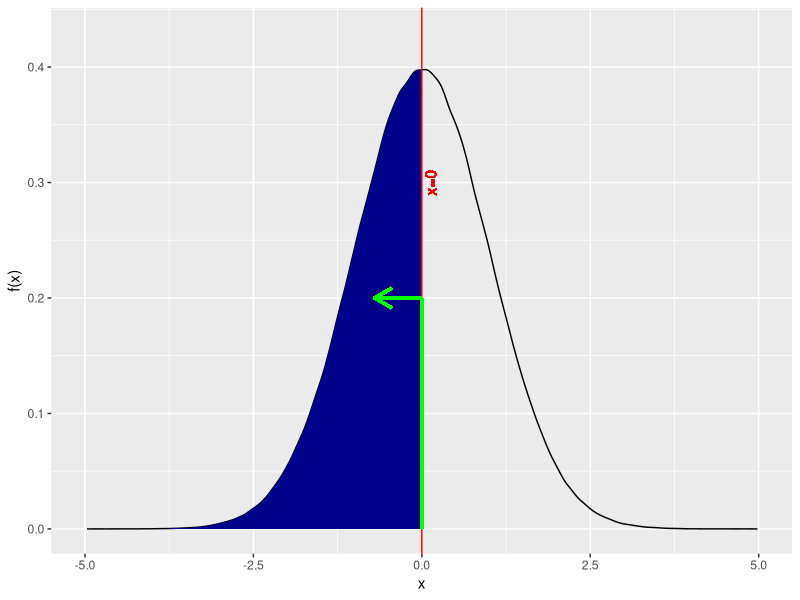
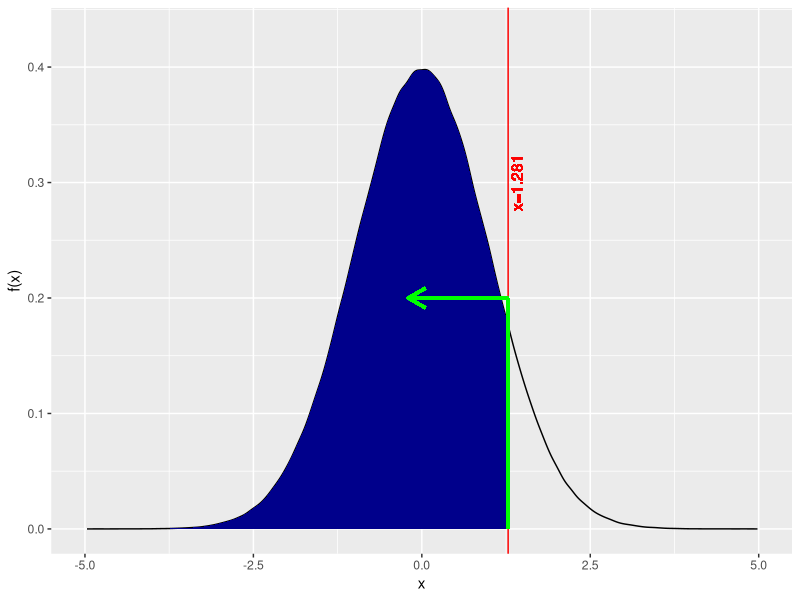
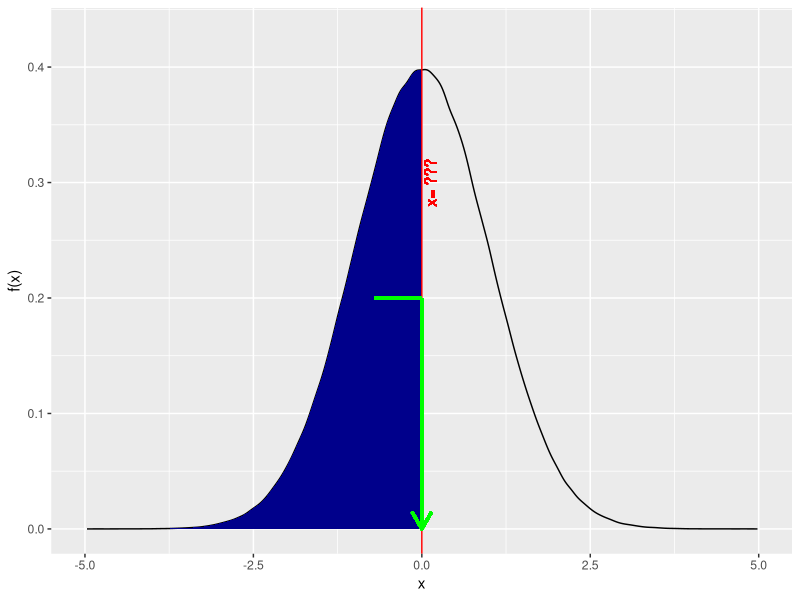
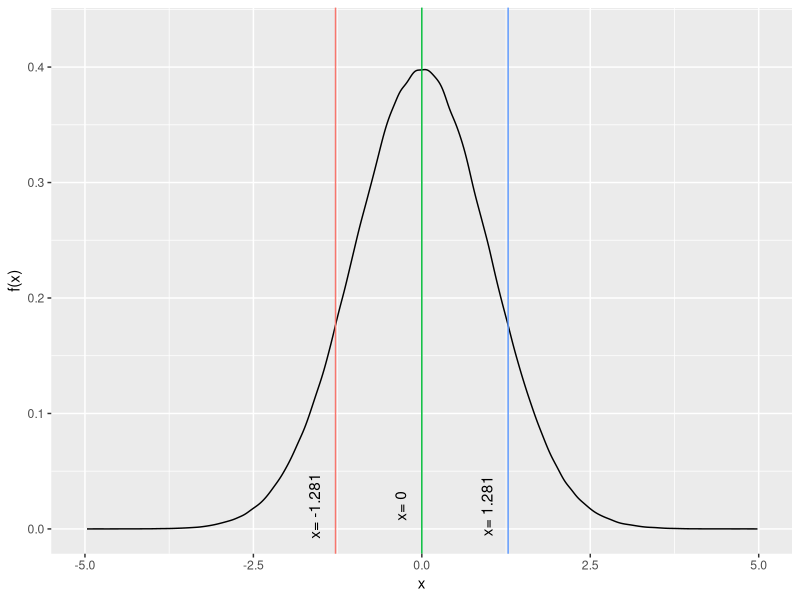
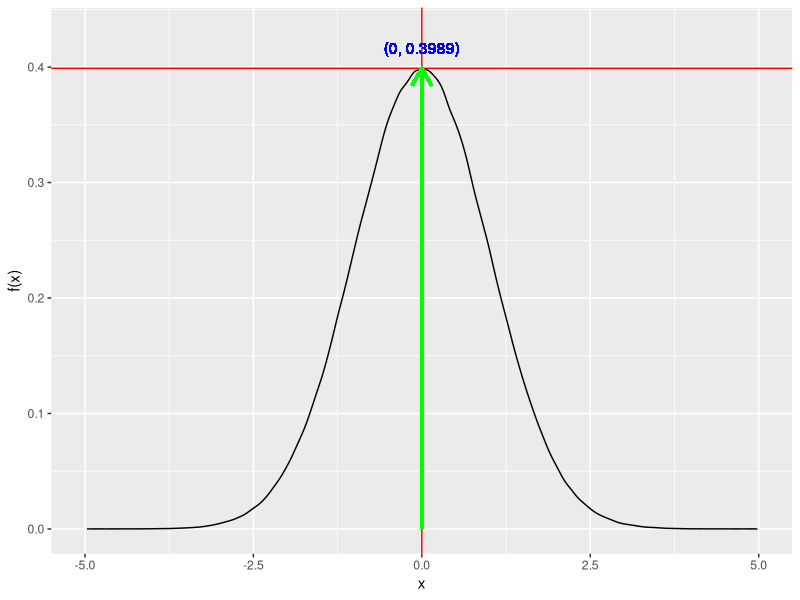
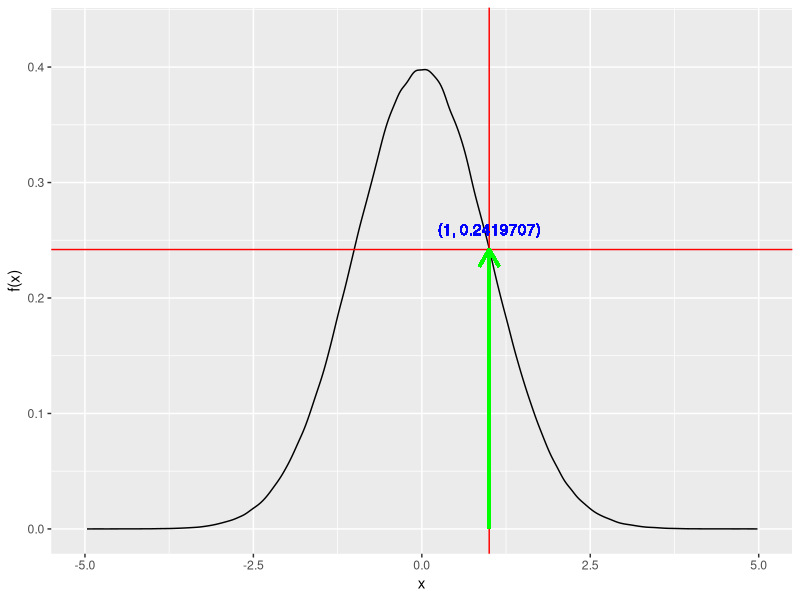
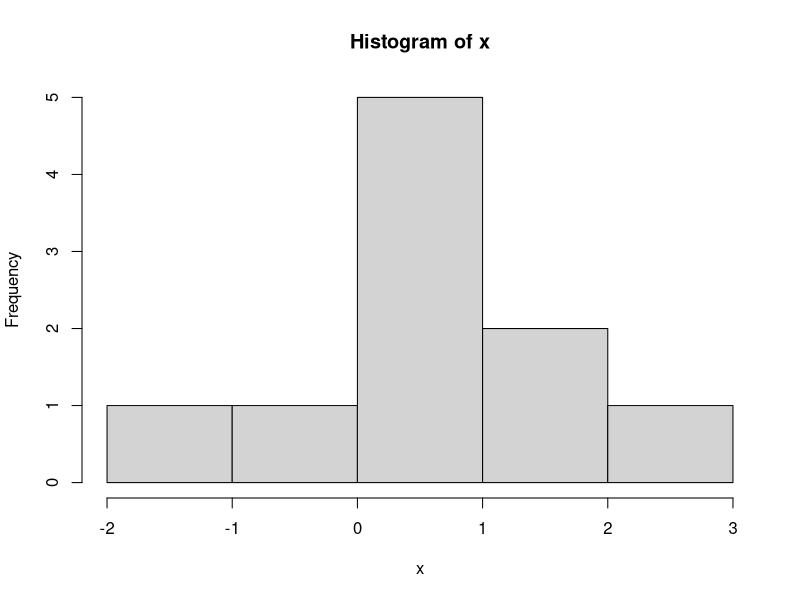
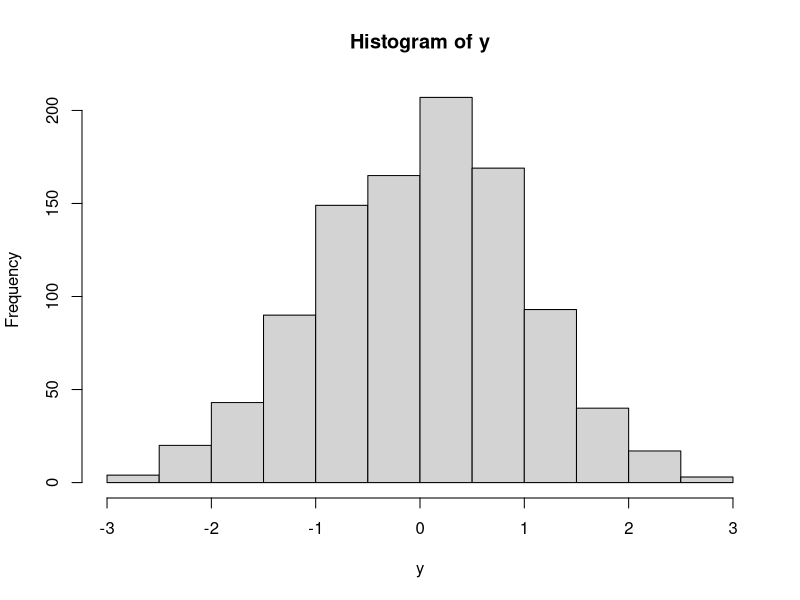

Generate these figures, in order, with R:
## ---- chunk 1
library(knitr)
opts_chunk$set(
  warning = FALSE,
  message = FALSE,
  echo = TRUE,
  fig.path = 'figure/',
  cache.path = 'cache/',
  fig.align = 'center',
  fig.show = 'hold',
  cache = FALSE,
  external = TRUE,
  dev = "png",
  fig.height = 5,
  fig.width = 10
)


library(tidyverse)
library(ggpubr)

## ---- chunk 2
set.seed(123)
data <- data.frame(x= c(rnorm(1000000,0,1)) )

dat <- with(density(data$x), data.frame(x, y))
p<- ggplot(data = dat, mapping = aes(x = x, y = y)) +
    geom_line()+
    geom_area(mapping = aes(x = ifelse(x>-50 & x< 0 , x, 0)), fill = "darkblue") +
    xlim(-5, 5)+
  ylab("f(x)")+
  ylim(0, 0.43)+
  geom_vline(xintercept = 0, colour ="red")+
    geom_text(aes(x=0, label="x=0", y=0.3), colour="red", angle=90, vjust = 1.2, text=element_text(size=4)) + 
   geom_segment(aes(x = 0, y = 0, xend = 0, yend = 0.2), size=1, color="green")+
  geom_segment(aes(x = 0, y = 0.2, xend = -0.7, yend = 0.2), arrow = arrow(length = unit(0.5, "cm")), size=1, color="green")

print(p)
## ---- chunk 3
set.seed(123)
data <- data.frame(x= c(rnorm(1000000,0,1)) )

dat <- with(density(data$x), data.frame(x, y))
p<- ggplot(data = dat, mapping = aes(x = x, y = y)) +
    geom_line()+
    geom_area(mapping = aes(x = ifelse(x>-50 & x< 1.281 , x, 0)), fill = "darkblue") +
    xlim(-5, 5)+
  ylab("f(x)")+
  ylim(0, 0.43)+
  geom_vline(xintercept = 1.281, colour ="red") +
  geom_text(aes(x=1.281, label="x=1.281", y=0.3), colour="red", angle=90, vjust = 1.2, text=element_text(size=4))+
  geom_segment(aes(x = 1.281, y = 0, xend = 1.281, yend = 0.2), size=1, color="green")+
  geom_segment(aes(x = 1.281, y = 0.2, xend = -0.2, yend = 0.2), arrow = arrow(length = unit(0.5, "cm")), size=1, color="green")

print(p)
## ---- chunk 4
pnorm(1.281552)

pnorm(1.281552, lower.tail = TRUE)

pnorm(1.281552, lower.tail = FALSE) 

1-pnorm(1.281552, lower.tail = TRUE)
## ---- chunk 5
set.seed(123)
data <- data.frame(x= c(rnorm(1000000,0,1)) )

dat <- with(density(data$x), data.frame(x, y))
p<- ggplot(data = dat, mapping = aes(x = x, y = y)) +
    geom_line()+
    geom_area(mapping = aes(x = ifelse(x>-50 & x< 0 , x, 0)), fill = "darkblue") +
    xlim(-5, 5)+
  ylab("f(x)")+
  ylim(0, 0.43)+
  geom_vline(xintercept = 0, colour ="red")+
    geom_text(aes(x=0, label="x= ???", y=0.3), colour="red", angle=90, vjust = 1.2, text=element_text(size=4)) +
  geom_segment(aes(x = -0.7, y = 0.2, xend = 0, yend = 0.2), size=1, color="green")+
  geom_segment(aes(x = 0, y = 0.2, xend = 0, yend = 0), arrow = arrow(length = unit(0.5, "cm")), size=1, color="green")

print(p)
## ---- chunk 6
qnorm(0.5)

qnorm(0.9)

qnorm(0.1, lower.tail = FALSE)

qnorm(0.9,  lower.tail = FALSE)
## ---- chunk 7


cuts <- data.frame(Ref = c("x= -1.281", "x= 0", "x= 1.281"),
vals = c(-1.281, 0, 1.281),
                   stringsAsFactors = FALSE)
set.seed(123)
data <- data.frame(x= c(rnorm(1000000,0,1)) )

dat <- with(density(data$x), data.frame(x, y))
p<- ggplot(data = dat, mapping = aes(x = x, y = y)) +
    geom_line()+
    xlim(-5, 5)+
  ylab("f(x)")+
  ylim(0, 0.43)+
  geom_vline(mapping = aes(xintercept = vals, colour = Ref), data = cuts, show.legend = FALSE) +
  geom_text(mapping = aes(x = vals, y = 0.02, label = Ref, angle=90, vjust = -1.3),data = cuts)
  

print(p)
## ---- chunk 8
dnorm(0)

1/sqrt(2*pi)
## ---- chunk 9

set.seed(123)
data <- data.frame(x= c(rnorm(1000000,0,1)) )

dat <- with(density(data$x), data.frame(x, y))
p<- ggplot(data = dat, mapping = aes(x = x, y = y)) +
    geom_line()+
    xlim(-5, 5)+
  ylab("f(x)")+
  ylim(0, 0.43)+
  geom_vline(xintercept = 0, colour ="red") +
  geom_hline(yintercept = 0.3989423, colour ="red") +
  geom_text(aes(x=0, label="(0, 0.3989)", y=0.3989423), colour="blue", vjust = -1.2) +
  geom_segment(aes(x = 0, y = 0, xend = 0, yend = 0.3989), arrow = arrow(length = unit(0.5, "cm")), size=1, color="green")

print(p)
## ---- chunk 10
dnorm(1)

(1/sqrt(2*pi)) * exp(-1/2)
## ---- chunk 11

set.seed(123)
data <- data.frame(x= c(rnorm(1000000,0,1)) )

dat <- with(density(data$x), data.frame(x, y))
p<- ggplot(data = dat, mapping = aes(x = x, y = y)) +
    geom_line()+
    xlim(-5, 5)+
  ylab("f(x)")+
  ylim(0, 0.43)+
  geom_vline(xintercept = 1, colour ="red") +
  geom_hline(yintercept = 0.2419707, colour ="red") +
  geom_text(aes(x=1, label="(1, 0.2419707)", y=0.2419707), colour="blue", vjust = -1.2)+
  geom_segment(aes(x = 1, y = 0, xend = 1, yend = 0.2419707), arrow = arrow(length = unit(0.5, "cm")), size=1, color="green")

print(p)
## ---- chunk 12
x <- rnorm(10)
x
hist(x)
## ---- chunk 13
y<- rnorm(1000)
hist(y)

## ---- chunk 14

set.seed(123)
data <- data.frame(x= c(rnorm(1000000,2,1)) )

dat <- with(density(data$x), data.frame(x, y))
p<- ggplot(data = dat, mapping = aes(x = x, y = y)) +
    geom_line()+
    xlim(-2, 6)+
  ylab("f(x)")+
  ylim(0, 0.43)+
  geom_vline(xintercept = 2, colour ="red") +
  ggtitle("N(1,2)")

print(p)
## ---- chunk 15
# ?dnorm - Help page

dnorm(2, mean = 2, sd = 1, log = FALSE)
pnorm(2, mean = 2, sd = 1, lower.tail = TRUE, log.p = FALSE)
qnorm(0.5, mean = 2, sd = 1, lower.tail = TRUE, log.p = FALSE)
rnorm(n=10, mean = 2, sd = 1)
## ---- chunk 16

set.seed(123)
data <- data.frame(x= c(rgamma(1000000,shape = 2, scale =1/3)) )

dat <- with(density(data$x), data.frame(x, y))
p<- ggplot(data = dat, mapping = aes(x = x, y = y)) +
    geom_line()+
    xlim(0, 6)+
  ylab("f(x)")+
  ylim(0, 1.5)+
  ggtitle("gamma(2,3)")+geom_vline(xintercept = 1, color = "blue")

print(p)
## ---- chunk 17
dgamma(1, shape =2, scale = 1/3, log = FALSE)
pgamma(1, shape =2, scale = 1/3, lower.tail = TRUE,
       log.p = FALSE)
qgamma(0.8, shape = 2,  scale = 1/3, lower.tail = TRUE,
       log.p = FALSE)
rgamma(10, shape =2 , scale = 1/3)

